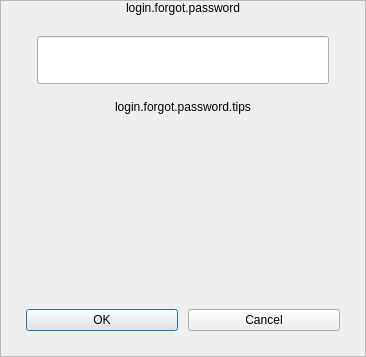
<?xml version="1.0" encoding="UTF-8"?>
<ui version="4.0">
 <class>PLSResetPasswordEmailView</class>
 <widget class="QWidget" name="PLSResetPasswordEmailView">
  <property name="geometry">
   <rect>
    <x>0</x>
    <y>0</y>
    <width>366</width>
    <height>357</height>
   </rect>
  </property>
  <property name="windowTitle">
   <string>Frame</string>
  </property>
  <layout class="QVBoxLayout" name="verticalLayout">
   <property name="spacing">
    <number>0</number>
   </property>
   <property name="leftMargin">
    <number>0</number>
   </property>
   <property name="topMargin">
    <number>0</number>
   </property>
   <property name="rightMargin">
    <number>0</number>
   </property>
   <property name="bottomMargin">
    <number>0</number>
   </property>
   <item>
    <widget class="QFrame" name="frame">
     <property name="frameShape">
      <enum>QFrame::StyledPanel</enum>
     </property>
     <property name="frameShadow">
      <enum>QFrame::Raised</enum>
     </property>
     <layout class="QVBoxLayout" name="verticalLayout_2">
      <property name="spacing">
       <number>0</number>
      </property>
      <property name="leftMargin">
       <number>0</number>
      </property>
      <property name="topMargin">
       <number>0</number>
      </property>
      <property name="rightMargin">
       <number>0</number>
      </property>
      <property name="bottomMargin">
       <number>0</number>
      </property>
      <item>
       <widget class="QLabel" name="forgotPasswordLabel">
        <property name="sizePolicy">
         <sizepolicy hsizetype="Preferred" vsizetype="Preferred">
          <horstretch>0</horstretch>
          <verstretch>0</verstretch>
         </sizepolicy>
        </property>
        <property name="layoutDirection">
         <enum>Qt::LeftToRight</enum>
        </property>
        <property name="text">
         <string>login.forgot.password</string>
        </property>
        <property name="alignment">
         <set>Qt::AlignCenter</set>
        </property>
       </widget>
      </item>
      <item>
       <spacer name="verticalSpacer">
        <property name="orientation">
         <enum>Qt::Vertical</enum>
        </property>
        <property name="sizeType">
         <enum>QSizePolicy::Fixed</enum>
        </property>
        <property name="sizeHint" stdset="0">
         <size>
          <width>20</width>
          <height>21</height>
         </size>
        </property>
       </spacer>
      </item>
      <item>
       <layout class="QHBoxLayout" name="horizontalLayout_2">
        <property name="spacing">
         <number>0</number>
        </property>
        <item>
         <spacer name="horizontalSpacer">
          <property name="orientation">
           <enum>Qt::Horizontal</enum>
          </property>
          <property name="sizeHint" stdset="0">
           <size>
            <width>25</width>
            <height>20</height>
           </size>
          </property>
         </spacer>
        </item>
        <item>
         <widget class="PLSLineEdit" name="emailAddressLineEdit">
          <property name="sizePolicy">
           <sizepolicy hsizetype="Preferred" vsizetype="Preferred">
            <horstretch>0</horstretch>
            <verstretch>0</verstretch>
           </sizepolicy>
          </property>
          <property name="minimumSize">
           <size>
            <width>292</width>
            <height>48</height>
           </size>
          </property>
         </widget>
        </item>
        <item>
         <spacer name="horizontalSpacer_2">
          <property name="orientation">
           <enum>Qt::Horizontal</enum>
          </property>
          <property name="sizeHint" stdset="0">
           <size>
            <width>25</width>
            <height>20</height>
           </size>
          </property>
         </spacer>
        </item>
       </layout>
      </item>
      <item>
       <spacer name="verticalSpacer_2">
        <property name="orientation">
         <enum>Qt::Vertical</enum>
        </property>
        <property name="sizeType">
         <enum>QSizePolicy::Fixed</enum>
        </property>
        <property name="sizeHint" stdset="0">
         <size>
          <width>0</width>
          <height>10</height>
         </size>
        </property>
       </spacer>
      </item>
      <item>
       <layout class="QVBoxLayout" name="verticalLayout_3">
        <property name="spacing">
         <number>0</number>
        </property>
        <property name="leftMargin">
         <number>25</number>
        </property>
        <property name="rightMargin">
         <number>25</number>
        </property>
        <item>
         <widget class="QLabel" name="resetPasswordTipsLabel">
          <property name="sizePolicy">
           <sizepolicy hsizetype="Preferred" vsizetype="Preferred">
            <horstretch>0</horstretch>
            <verstretch>0</verstretch>
           </sizepolicy>
          </property>
          <property name="minimumSize">
           <size>
            <width>292</width>
            <height>26</height>
           </size>
          </property>
          <property name="text">
           <string>login.forgot.password.tips</string>
          </property>
          <property name="textFormat">
           <enum>Qt::PlainText</enum>
          </property>
          <property name="scaledContents">
           <bool>false</bool>
          </property>
          <property name="alignment">
           <set>Qt::AlignCenter</set>
          </property>
          <property name="wordWrap">
           <bool>true</bool>
          </property>
         </widget>
        </item>
        <item>
         <spacer name="verticalSpacer_3">
          <property name="orientation">
           <enum>Qt::Vertical</enum>
          </property>
          <property name="sizeType">
           <enum>QSizePolicy::Expanding</enum>
          </property>
          <property name="sizeHint" stdset="0">
           <size>
            <width>20</width>
            <height>80</height>
           </size>
          </property>
         </spacer>
        </item>
       </layout>
      </item>
      <item>
       <layout class="QHBoxLayout" name="horizontalLayout">
        <property name="spacing">
         <number>10</number>
        </property>
        <property name="leftMargin">
         <number>25</number>
        </property>
        <property name="rightMargin">
         <number>25</number>
        </property>
        <item>
         <widget class="QPushButton" name="okBtn">
          <property name="sizePolicy">
           <sizepolicy hsizetype="Preferred" vsizetype="Preferred">
            <horstretch>0</horstretch>
            <verstretch>0</verstretch>
           </sizepolicy>
          </property>
          <property name="text">
           <string>OK</string>
          </property>
          <property name="autoDefault">
           <bool>true</bool>
          </property>
          <property name="default">
           <bool>true</bool>
          </property>
         </widget>
        </item>
        <item>
         <widget class="QPushButton" name="cancelBtn">
          <property name="sizePolicy">
           <sizepolicy hsizetype="Preferred" vsizetype="Preferred">
            <horstretch>0</horstretch>
            <verstretch>0</verstretch>
           </sizepolicy>
          </property>
          <property name="text">
           <string>Cancel</string>
          </property>
         </widget>
        </item>
       </layout>
      </item>
      <item>
       <spacer name="verticalSpacer_4">
        <property name="orientation">
         <enum>Qt::Vertical</enum>
        </property>
        <property name="sizeType">
         <enum>QSizePolicy::Fixed</enum>
        </property>
        <property name="sizeHint" stdset="0">
         <size>
          <width>20</width>
          <height>25</height>
         </size>
        </property>
       </spacer>
      </item>
     </layout>
    </widget>
   </item>
  </layout>
 </widget>
 <customwidgets>
  <customwidget>
   <class>PLSLineEdit</class>
   <extends>QLineEdit</extends>
   <header>PLSEdit.h</header>
  </customwidget>
 </customwidgets>
 <resources/>
 <connections/>
</ui>
